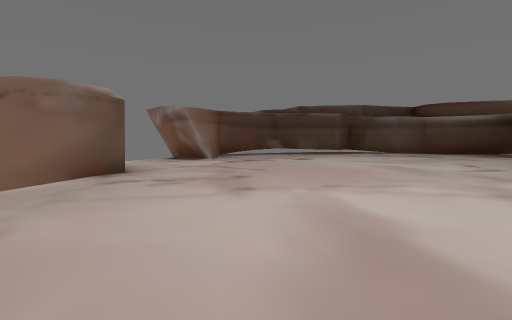
[1] (above)

16 first-person views from a walk through a level from a Godot 3-D game. The camera is 1.3 m above the floor, tilts 4° down and sees 90° across. The floor is counted in squares, 2 m on a side. Each view is taken from the middle of a square. On the plan, view 1 faces up. The plan holds only what a view shows up to about 9 squares ahead; the rest is blank. The place goes on beyond the plan.

[2]
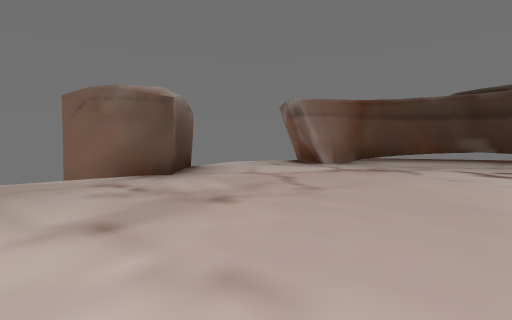

[3]
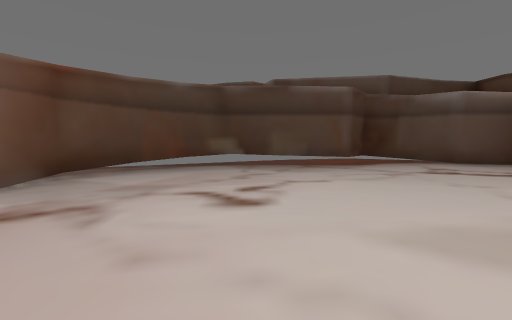

[4]
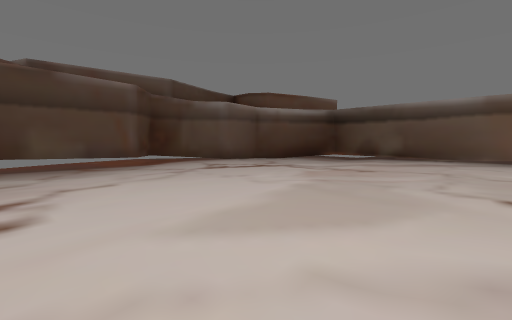

[5]
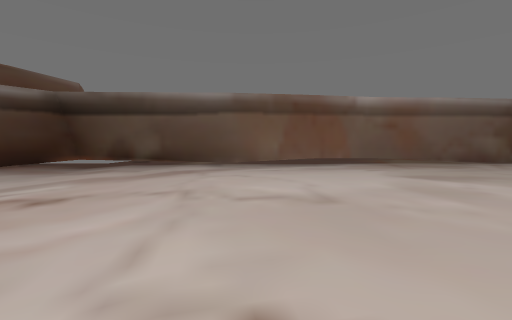

[6]
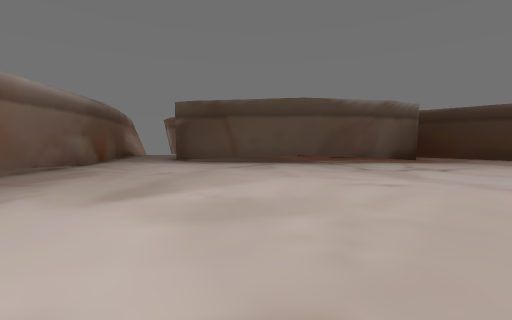

[7]
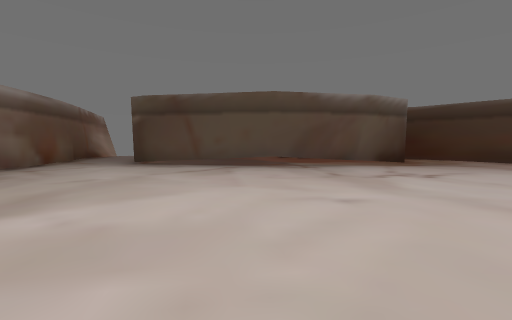

[8]
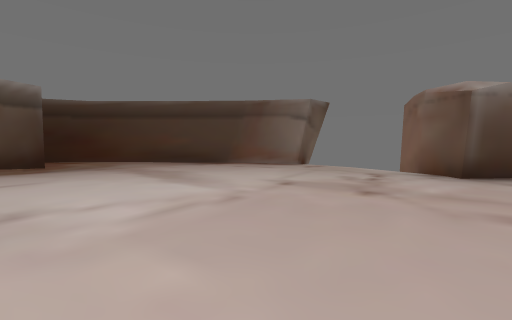

[9]
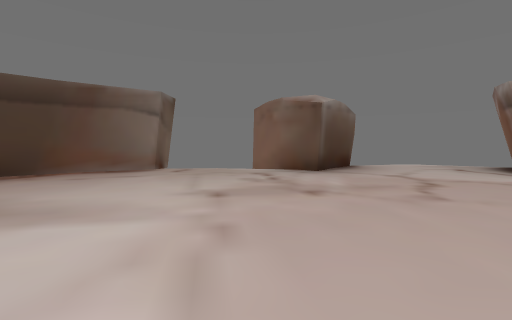

[10]
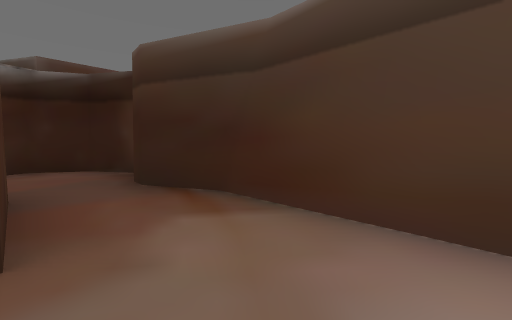

[11]
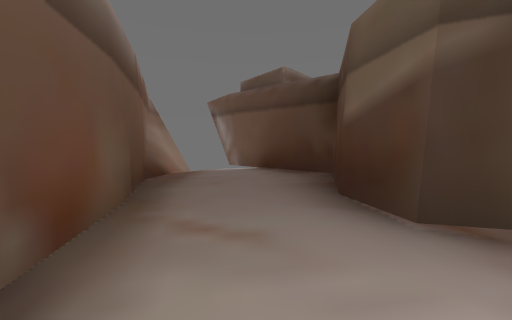

[12]
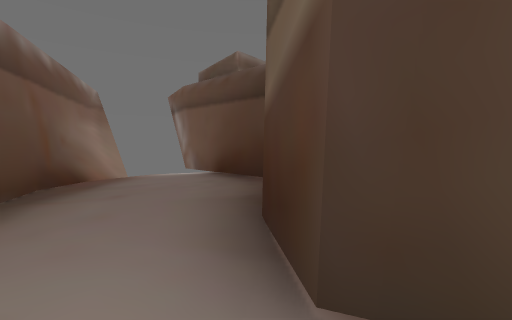

[13]
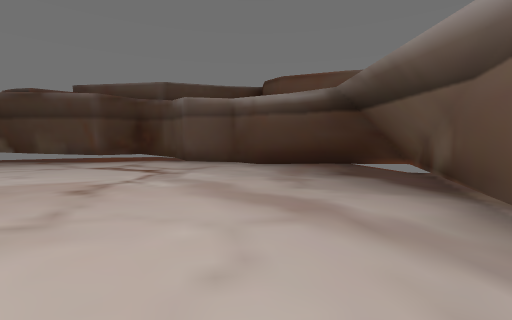

[14]
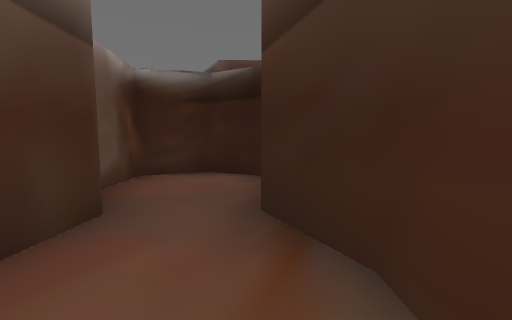

[15]
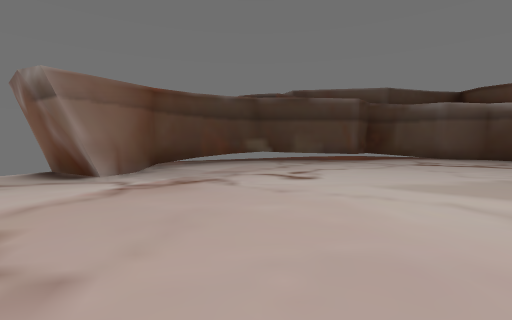

[16]
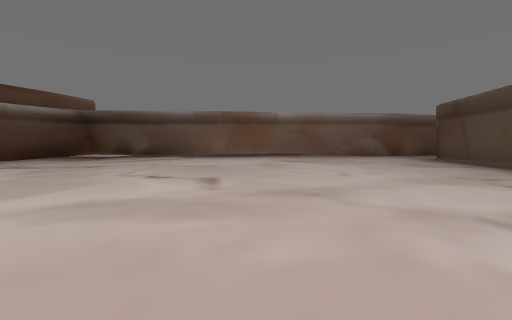

### Floor plan
Points are (right, up) in squares from view 1. A wall is a line through its corners. A room is listed if a view was taken in it or the views show most of it. See-through windows are left out.
Room 1 (views 1, 2, 3, 4, 5, 6, 7, 8, 9, 10, 11, 12, 13, 14, 15, 16)
walls: (5.5, -1.1) (6.5, -0.9) (10.3, -1.7); (-2.8, 5.4) (-3.3, 4.7) (-4.6, 3.9); (-1.6, 10.4) (-2.1, 9.4); (3.4, -1.9) (4.1, -1.5); (12.8, 3.3) (12, 7.6) (14.5, 13.3) (12.1, 13.5); (-4.1, 6.7) (-3.7, 6.3); (2.5, 14.8) (1.2, 14.8) (0.1, 14); (10.1, -1.6) (10.8, -1.9) (10.9, -3.2) (10.4, -5.3) (12.8, -7.4); (10.1, 13.6) (9.3, 14.2) (7.7, 14.3) (7, 15.3) (5.6, 15.7) (4.7, 14.6) (2, 14.8); (2.8, -2.9) (2.2, -2.2) (6.3, -0.9); (-4.2, 6.7) (-2.8, 5.4) (-3.1, 5); (-0.8, 13.2) (-1.6, 11.8) (-1.6, 9.3) (-3.4, 10.4); (0.2, 14.1) (-1, 13); (-3.4, 10.3) (-3.9, 10.7); (12.9, 0.6) (12.8, 3.4); (-2.9, 0.4) (-2.2, -0.7); (-3.9, 1.8) (-3.4, 1.4); (-3.9, 1.5) (-3.3, 1.5) (-2.4, -0.4) (1.5, -4.4); (12.2, 13.7) (10.2, 13.6) (10, 13.7); (13.7, 13.2) (12, 13.3) (11.7, 13.6); (13.4, -2.7) (12.8, 0.8); (14.7, -7) (13.4, -2.6)
low walls: (14.5, 13.6) (12.2, 13.9)
ways out: opening at (2, -3)

Where each view was taken, in squares from view 1:
view 1: 0 up, 0 right, facing up
view 2: 3 up, 2 right, facing up-left
view 3: 7 up, 2 right, facing up
view 4: 7 up, 2 right, facing up-right
view 5: 7 up, 5 right, facing right
view 6: 7 up, 8 right, facing down
view 7: 6 up, 7 right, facing down
view 8: 6 up, 3 right, facing down-left
view 9: 4 up, 3 right, facing left
view 10: 1 down, 1 right, facing down
view 11: 0 up, 12 right, facing down
view 12: 1 down, 11 right, facing down
view 13: 6 up, 10 right, facing up
view 14: 3 down, 1 right, facing down-right
view 15: 5 up, 1 right, facing up
view 16: 5 up, 1 right, facing right
